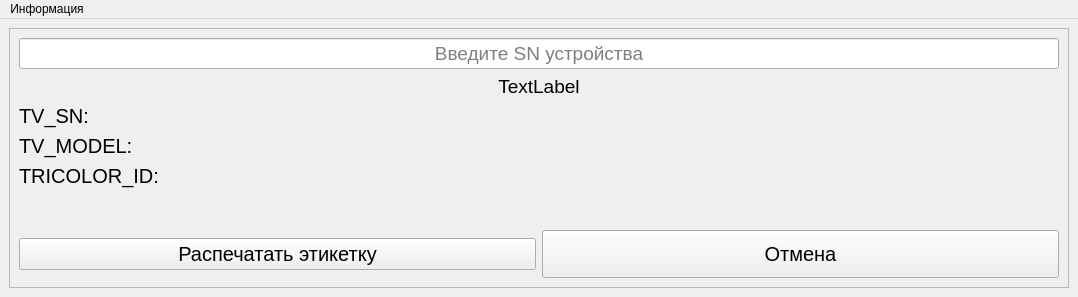
<?xml version="1.0" encoding="UTF-8"?>
<ui version="4.0">
 <class>MainWindow</class>
 <widget class="QMainWindow" name="MainWindow">
  <property name="geometry">
   <rect>
    <x>0</x>
    <y>0</y>
    <width>1078</width>
    <height>297</height>
   </rect>
  </property>
  <property name="sizePolicy">
   <sizepolicy hsizetype="Preferred" vsizetype="Preferred">
    <horstretch>0</horstretch>
    <verstretch>0</verstretch>
   </sizepolicy>
  </property>
  <property name="minimumSize">
   <size>
    <width>719</width>
    <height>297</height>
   </size>
  </property>
  <property name="windowTitle">
   <string>Сканировка триколор</string>
  </property>
  <property name="windowIcon">
   <iconset resource="res.qrc">
    <normaloff>:/res/images/logo.ico</normaloff>:/res/images/logo.ico</iconset>
  </property>
  <widget class="QWidget" name="centralwidget">
   <layout class="QVBoxLayout" name="verticalLayout_6">
    <item>
     <widget class="QFrame" name="frame_main">
      <property name="frameShape">
       <enum>QFrame::Shape::StyledPanel</enum>
      </property>
      <property name="frameShadow">
       <enum>QFrame::Shadow::Raised</enum>
      </property>
      <layout class="QVBoxLayout" name="verticalLayout_5">
       <item>
        <layout class="QVBoxLayout" name="verticalLayout_4">
         <item>
          <layout class="QVBoxLayout" name="verticalLayout_3">
           <item>
            <widget class="QLineEdit" name="lineEdit_input">
             <property name="minimumSize">
              <size>
               <width>677</width>
               <height>31</height>
              </size>
             </property>
             <property name="font">
              <font>
               <pointsize>14</pointsize>
              </font>
             </property>
             <property name="alignment">
              <set>Qt::AlignmentFlag::AlignCenter</set>
             </property>
             <property name="placeholderText">
              <string>Введите SN устройства</string>
             </property>
            </widget>
           </item>
           <item>
            <layout class="QVBoxLayout" name="verticalLayout_2">
             <item>
              <widget class="QLabel" name="label_message">
               <property name="font">
                <font>
                 <pointsize>14</pointsize>
                </font>
               </property>
               <property name="text">
                <string>TextLabel</string>
               </property>
               <property name="alignment">
                <set>Qt::AlignmentFlag::AlignCenter</set>
               </property>
              </widget>
             </item>
             <item>
              <spacer name="verticalSpacer">
               <property name="orientation">
                <enum>Qt::Orientation::Vertical</enum>
               </property>
               <property name="sizeHint" stdset="0">
                <size>
                 <width>20</width>
                 <height>40</height>
                </size>
               </property>
              </spacer>
             </item>
             <item>
              <layout class="QHBoxLayout" name="horizontalLayout_2">
               <item>
                <layout class="QVBoxLayout" name="verticalLayout">
                 <item>
                  <widget class="QLabel" name="label_tv_sn">
                   <property name="font">
                    <font>
                     <pointsize>15</pointsize>
                    </font>
                   </property>
                   <property name="text">
                    <string>TV_SN:</string>
                   </property>
                   <property name="alignment">
                    <set>Qt::AlignmentFlag::AlignLeading|Qt::AlignmentFlag::AlignLeft|Qt::AlignmentFlag::AlignVCenter</set>
                   </property>
                  </widget>
                 </item>
                 <item>
                  <widget class="QLabel" name="label_tv_model">
                   <property name="font">
                    <font>
                     <pointsize>15</pointsize>
                    </font>
                   </property>
                   <property name="text">
                    <string>TV_MODEL:</string>
                   </property>
                   <property name="alignment">
                    <set>Qt::AlignmentFlag::AlignLeading|Qt::AlignmentFlag::AlignLeft|Qt::AlignmentFlag::AlignVCenter</set>
                   </property>
                  </widget>
                 </item>
                 <item>
                  <widget class="QLabel" name="label_tricolor_id">
                   <property name="font">
                    <font>
                     <pointsize>15</pointsize>
                    </font>
                   </property>
                   <property name="text">
                    <string>TRICOLOR_ID:</string>
                   </property>
                   <property name="alignment">
                    <set>Qt::AlignmentFlag::AlignLeading|Qt::AlignmentFlag::AlignLeft|Qt::AlignmentFlag::AlignVCenter</set>
                   </property>
                  </widget>
                 </item>
                 <item>
                  <spacer name="verticalSpacer_3">
                   <property name="orientation">
                    <enum>Qt::Orientation::Vertical</enum>
                   </property>
                   <property name="sizeHint" stdset="0">
                    <size>
                     <width>20</width>
                     <height>40</height>
                    </size>
                   </property>
                  </spacer>
                 </item>
                 <item>
                  <spacer name="verticalSpacer_2">
                   <property name="orientation">
                    <enum>Qt::Orientation::Vertical</enum>
                   </property>
                   <property name="sizeHint" stdset="0">
                    <size>
                     <width>20</width>
                     <height>40</height>
                    </size>
                   </property>
                  </spacer>
                 </item>
                </layout>
               </item>
               <item>
                <spacer name="horizontalSpacer">
                 <property name="orientation">
                  <enum>Qt::Orientation::Horizontal</enum>
                 </property>
                 <property name="sizeHint" stdset="0">
                  <size>
                   <width>40</width>
                   <height>20</height>
                  </size>
                 </property>
                </spacer>
               </item>
              </layout>
             </item>
            </layout>
           </item>
          </layout>
         </item>
         <item>
          <layout class="QHBoxLayout" name="horizontalLayout">
           <item>
            <widget class="QPushButton" name="pushButton_print">
             <property name="font">
              <font>
               <pointsize>15</pointsize>
              </font>
             </property>
             <property name="text">
              <string>Распечатать этикетку</string>
             </property>
             <property name="icon">
              <iconset resource="res.qrc">
               <normaloff>:/res/images/print_ok.svg</normaloff>:/res/images/print_ok.svg</iconset>
             </property>
             <property name="iconSize">
              <size>
               <width>40</width>
               <height>40</height>
              </size>
             </property>
            </widget>
           </item>
           <item>
            <widget class="QPushButton" name="pushButton_cancel">
             <property name="minimumSize">
              <size>
               <width>354</width>
               <height>48</height>
              </size>
             </property>
             <property name="font">
              <font>
               <pointsize>15</pointsize>
              </font>
             </property>
             <property name="text">
              <string>Отмена</string>
             </property>
             <property name="icon">
              <iconset resource="res.qrc">
               <normaloff>:/res/images/disabled_by_default.svg</normaloff>:/res/images/disabled_by_default.svg</iconset>
             </property>
             <property name="iconSize">
              <size>
               <width>40</width>
               <height>40</height>
              </size>
             </property>
            </widget>
           </item>
          </layout>
         </item>
        </layout>
       </item>
      </layout>
     </widget>
    </item>
   </layout>
  </widget>
  <widget class="QMenuBar" name="menuBar">
   <property name="geometry">
    <rect>
     <x>0</x>
     <y>0</y>
     <width>1078</width>
     <height>22</height>
    </rect>
   </property>
   <widget class="QMenu" name="menu_info">
    <property name="title">
     <string>Информация</string>
    </property>
    <addaction name="action_info"/>
   </widget>
   <addaction name="menu_info"/>
  </widget>
  <action name="action_new_project">
   <property name="text">
    <string>Создать новый проект</string>
   </property>
  </action>
  <action name="action_open">
   <property name="text">
    <string>Открыть проект</string>
   </property>
  </action>
  <action name="action_close">
   <property name="text">
    <string>Закрыть проект</string>
   </property>
  </action>
  <action name="action_set_parameters">
   <property name="text">
    <string>Задать параметры проекта</string>
   </property>
  </action>
  <action name="action_set_default_parameters">
   <property name="text">
    <string>Сбросить параметры по умолчанию</string>
   </property>
  </action>
  <action name="action_saveas">
   <property name="text">
    <string>Сохранить в финальный вид</string>
   </property>
  </action>
  <action name="action_11">
   <property name="text">
    <string>Информация о лоте</string>
   </property>
  </action>
  <action name="action_about">
   <property name="text">
    <string>О программе</string>
   </property>
  </action>
  <action name="action_instruction">
   <property name="text">
    <string>Инструкция</string>
   </property>
  </action>
  <action name="action_about_programs">
   <property name="text">
    <string>О программе</string>
   </property>
  </action>
  <action name="action_info">
   <property name="text">
    <string>О программе</string>
   </property>
  </action>
 </widget>
 <resources>
  <include location="res.qrc"/>
 </resources>
 <connections/>
</ui>
